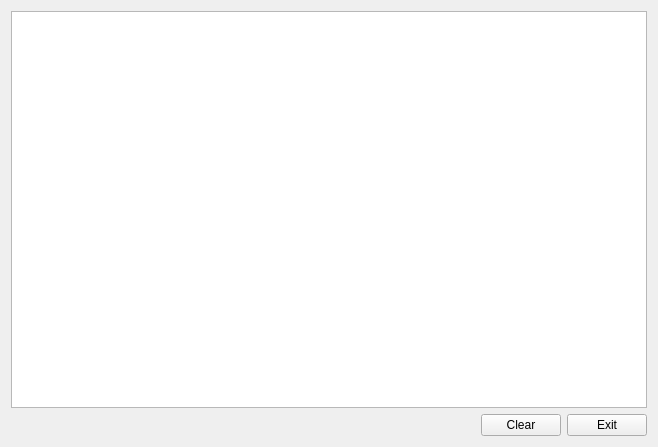
<?xml version="1.0" encoding="UTF-8"?>
<ui version="4.0">
 <class>Client</class>
 <widget class="QWidget" name="Client">
  <property name="geometry">
   <rect>
    <x>0</x>
    <y>0</y>
    <width>658</width>
    <height>447</height>
   </rect>
  </property>
  <property name="windowTitle">
   <string>Client</string>
  </property>
  <layout class="QVBoxLayout" name="verticalLayout">
   <item>
    <widget class="QPlainTextEdit" name="ClientMessage"/>
   </item>
   <item>
    <layout class="QHBoxLayout" name="horizontalLayout">
     <item>
      <spacer name="horizontalSpacer">
       <property name="orientation">
        <enum>Qt::Horizontal</enum>
       </property>
       <property name="sizeHint" stdset="0">
        <size>
         <width>398</width>
         <height>20</height>
        </size>
       </property>
      </spacer>
     </item>
     <item>
      <widget class="QPushButton" name="pushButton_Clear">
       <property name="text">
        <string>Clear</string>
       </property>
      </widget>
     </item>
     <item>
      <widget class="QPushButton" name="pushButton_Exit">
       <property name="text">
        <string>Exit</string>
       </property>
      </widget>
     </item>
    </layout>
   </item>
  </layout>
 </widget>
 <resources/>
 <connections/>
</ui>
